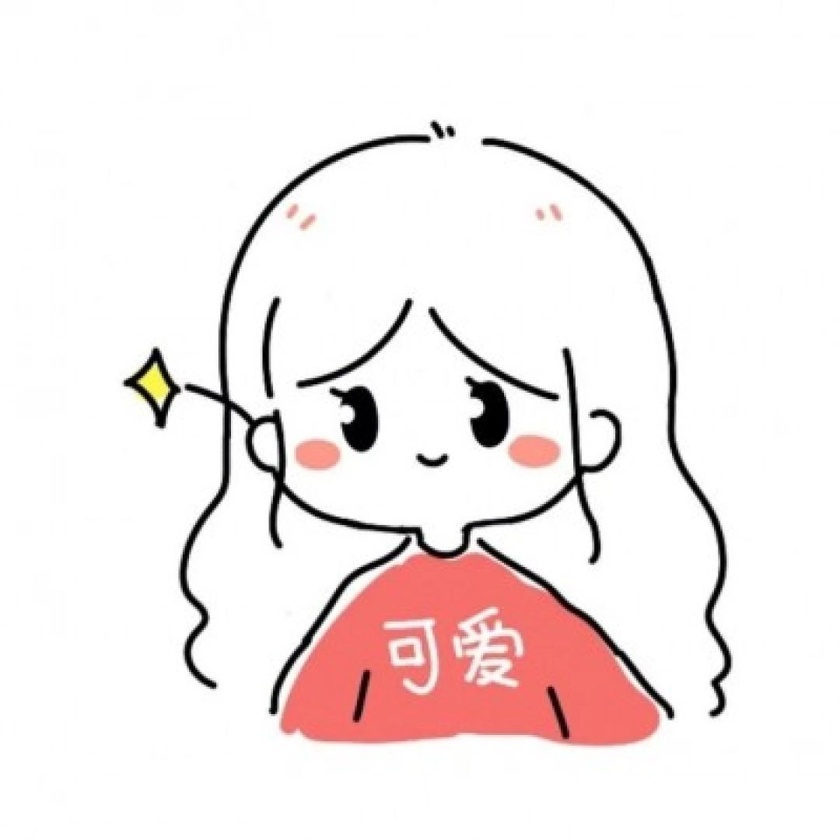
#> input picture 52100674_Lab1/hello.jpeg, 840 x 840 px, shrunk from 1080 x 1080 before the run
$ python Ex11.py
#> lines starting #> are read from the running program, lines starting #| are printed output that depends on the picture
import cv2

image = cv2.imread("hello.jpeg")
#> image is the input picture: shape (840, 840, 3); mean B, G, R 234, 234.4, 243.2
image = cv2.copyMakeBorder(image, 10, 10, 10, 10, cv2.BORDER_CONSTANT, None, value = 0)
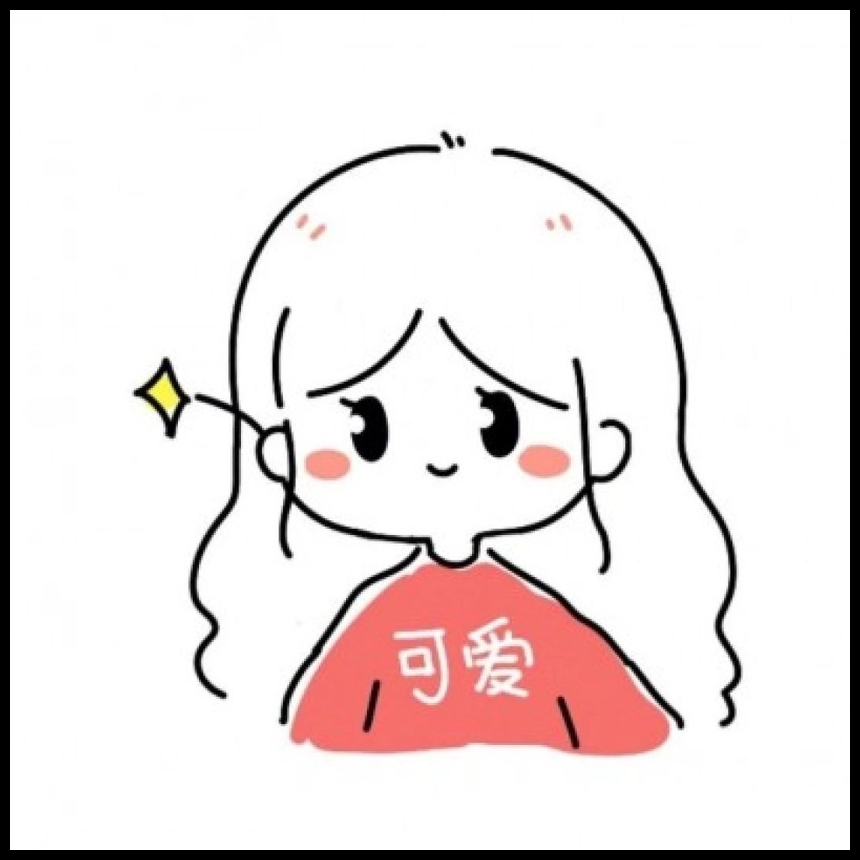
#> image: shape (860, 860, 3); mean B, G, R 223.3, 223.7, 232
cv2.imshow("copyMakeBorder", image)
cv2.waitKey(0)
cv2.destroyAllWindows()
